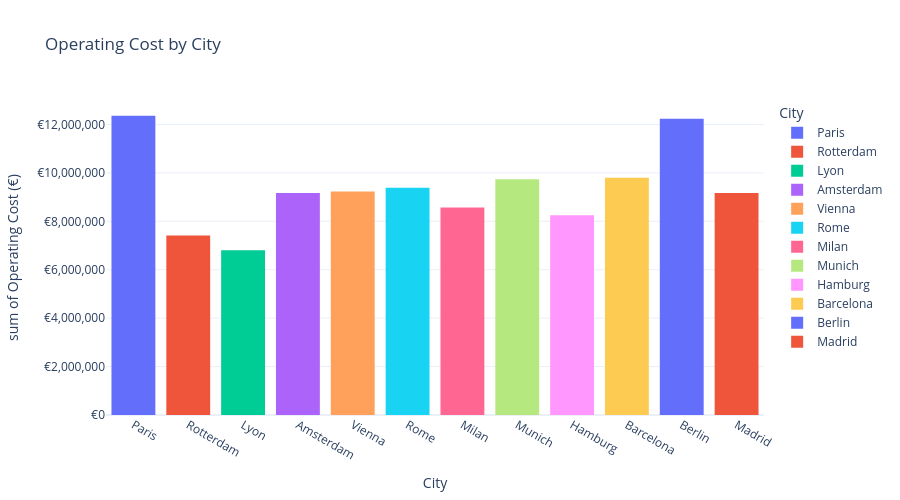

Here is the notebook cell this chart was saved with:
### Code cell
# Operating Cost by City
financial_df = df_cleaned[["City",
                "Operating_Cost_EUR"]]

fig = px.histogram(
financial_df,
x="City",
y="Operating_Cost_EUR",
color='City',
title="Operating Cost by City",
labels={
    "City": "City",
    "Operating_Cost_EUR": "Operating Cost (€)"
},
template="plotly_white"
)

fig.update_traces(
selector=dict(mode="markers"),
marker=dict(size=5, opacity=0.75)
)

fig.update_layout(
height=500,
yaxis=dict(tickprefix="€", tickformat=",.0f")
)

fig.show()

### Figure 1 — Plotly figure (JSON) as saved in the notebook; plotly's stock layout.template omitted (floating-point values rounded to 4 significant figures; data arrays with more than 128 entries replaced by an {"elided": "..."} marker saying what was removed)
{"data": [{"bingroup": "x", "histfunc": "sum", "hovertemplate": "City=%{x}<br>sum of Operating Cost (€)=%{y}<extra></extra>", "legendgroup": "Paris", "marker": {"color": "#636efa", "pattern": {"shape": ""}}, "name": "Paris", "orientation": "v", "showlegend": true, "type": "histogram", "x": {"elided": "422 str values"}, "xaxis": "x", "y": {"elided": "422 float values"}, "yaxis": "y"}, {"bingroup": "x", "histfunc": "sum", "hovertemplate": "City=%{x}<br>sum of Operating Cost (€)=%{y}<extra></extra>", "legendgroup": "Rotterdam", "marker": {"color": "#EF553B", "pattern": {"shape": ""}}, "name": "Rotterdam", "orientation": "v", "showlegend": true, "type": "histogram", "x": {"elided": "402 str values"}, "xaxis": "x", "y": {"elided": "402 float values"}, "yaxis": "y"}, {"bingroup": "x", "histfunc": "sum", "hovertemplate": "City=%{x}<br>sum of Operating Cost (€)=%{y}<extra></extra>", "legendgroup": "Lyon", "marker": {"color": "#00cc96", "pattern": {"shape": ""}}, "name": "Lyon", "orientation": "v", "showlegend": true, "type": "histogram", "x": {"elided": "388 str values"}, "xaxis": "x", "y": {"elided": "388 float values"}, "yaxis": "y"}, {"bingroup": "x", "histfunc": "sum", "hovertemplate": "City=%{x}<br>sum of Operating Cost (€)=%{y}<extra></extra>", "legendgroup": "Amsterdam", "marker": {"color": "#ab63fa", "pattern": {"shape": ""}}, "name": "Amsterdam", "orientation": "v", "showlegend": true, "type": "histogram", "x": {"elided": "478 str values"}, "xaxis": "x", "y": {"elided": "478 float values"}, "yaxis": "y"}, {"bingroup": "x", "histfunc": "sum", "hovertemplate": "City=%{x}<br>sum of Operating Cost (€)=%{y}<extra></extra>", "legendgroup": "Vienna", "marker": {"color": "#FFA15A", "pattern": {"shape": ""}}, "name": "Vienna", "orientation": "v", "showlegend": true, "type": "histogram", "x": {"elided": "434 str values"}, "xaxis": "x", "y": {"elided": "434 float values"}, "yaxis": "y"}, {"bingroup": "x", "histfunc": "sum", "hovertemplate": "City=%{x}<br>sum of Operating Cost (€)=%{y}<extra></extra>", "legendgroup": "Rome", "marker": {"color": "#19d3f3", "pattern": {"shape": ""}}, "name": "Rome", "orientation": "v", "showlegend": true, "type": "histogram", "x": {"elided": "420 str values"}, "xaxis": "x", "y": {"elided": "420 float values"}, "yaxis": "y"}, {"bingroup": "x", "histfunc": "sum", "hovertemplate": "City=%{x}<br>sum of Operating Cost (€)=%{y}<extra></extra>", "legendgroup": "Milan", "marker": {"color": "#FF6692", "pattern": {"shape": ""}}, "name": "Milan", "orientation": "v", "showlegend": true, "type": "histogram", "x": {"elided": "400 str values"}, "xaxis": "x", "y": {"elided": "400 float values"}, "yaxis": "y"}, {"bingroup": "x", "histfunc": "sum", "hovertemplate": "City=%{x}<br>sum of Operating Cost (€)=%{y}<extra></extra>", "legendgroup": "Munich", "marker": {"color": "#B6E880", "pattern": {"shape": ""}}, "name": "Munich", "orientation": "v", "showlegend": true, "type": "histogram", "x": {"elided": "428 str values"}, "xaxis": "x", "y": {"elided": "428 float values"}, "yaxis": "y"}, {"bingroup": "x", "histfunc": "sum", "hovertemplate": "City=%{x}<br>sum of Operating Cost (€)=%{y}<extra></extra>", "legendgroup": "Hamburg", "marker": {"color": "#FF97FF", "pattern": {"shape": ""}}, "name": "Hamburg", "orientation": "v", "showlegend": true, "type": "histogram", "x": {"elided": "424 str values"}, "xaxis": "x", "y": {"elided": "424 float values"}, "yaxis": "y"}, {"bingroup": "x", "histfunc": "sum", "hovertemplate": "City=%{x}<br>sum of Operating Cost (€)=%{y}<extra></extra>", "legendgroup": "Barcelona", "marker": {"color": "#FECB52", "pattern": {"shape": ""}}, "name": "Barcelona", "orientation": "v", "showlegend": true, "type": "histogram", "x": {"elided": "408 str values"}, "xaxis": "x", "y": {"elided": "408 float values"}, "yaxis": "y"}, {"bingroup": "x", "histfunc": "sum", "hovertemplate": "City=%{x}<br>sum of Operating Cost (€)=%{y}<extra></extra>", "legendgroup": "Berlin", "marker": {"color": "#636efa", "pattern": {"shape": ""}}, "name": "Berlin", "orientation": "v", "showlegend": true, "type": "histogram", "x": {"elided": "408 str values"}, "xaxis": "x", "y": {"elided": "408 float values"}, "yaxis": "y"}, {"bingroup": "x", "histfunc": "sum", "hovertemplate": "City=%{x}<br>sum of Operating Cost (€)=%{y}<extra></extra>", "legendgroup": "Madrid", "marker": {"color": "#EF553B", "pattern": {"shape": ""}}, "name": "Madrid", "orientation": "v", "showlegend": true, "type": "histogram", "x": {"elided": "388 str values"}, "xaxis": "x", "y": {"elided": "388 float values"}, "yaxis": "y"}], "layout": {"barmode": "relative", "height": 500, "legend": {"title": {"text": "City"}, "tracegroupgap": 0}, "title": {"text": "Operating Cost by City"}, "xaxis": {"anchor": "y", "categoryarray": ["Paris", "Rotterdam", "Lyon", "Amsterdam", "Vienna", "Rome", "Milan", "Munich", "Hamburg", "Barcelona", "Berlin", "Madrid"], "categoryorder": "array", "domain": [0, 1], "title": {"text": "City"}}, "yaxis": {"anchor": "x", "domain": [0, 1], "tickformat": ",.0f", "tickprefix": "€", "title": {"text": "sum of Operating Cost (€)"}}}}
